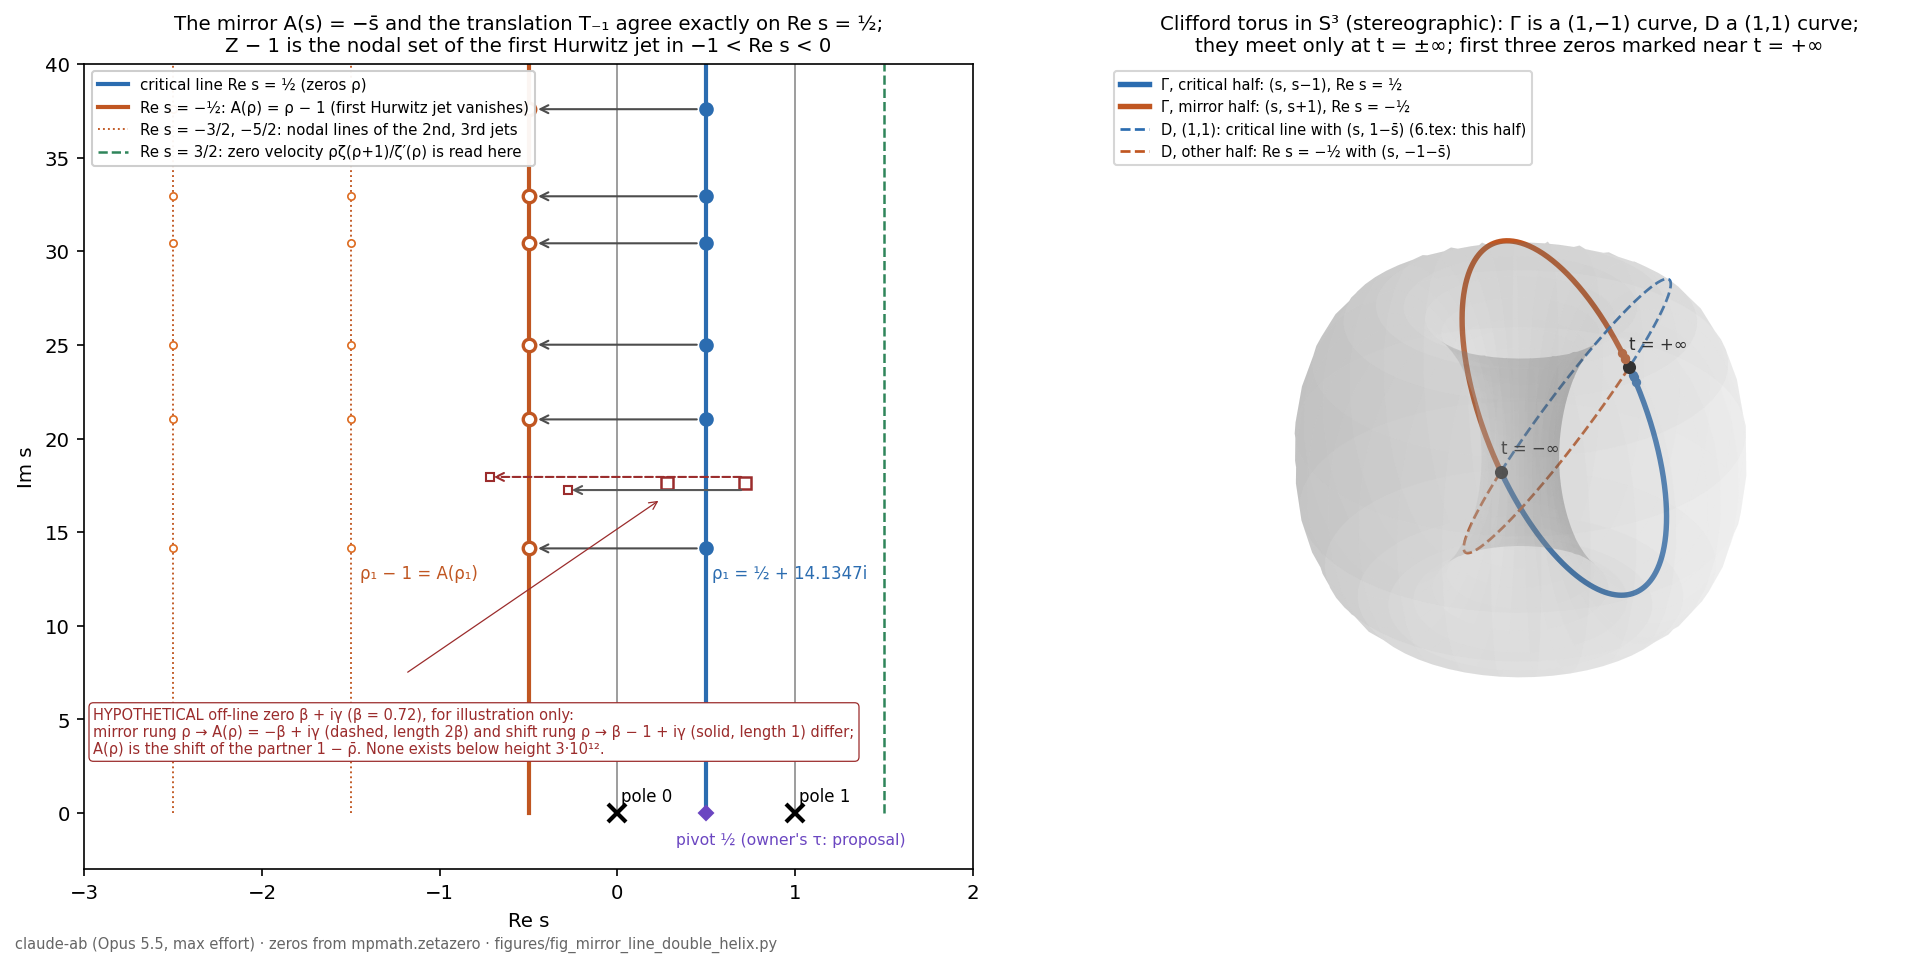

This figure's Python source:
#!/usr/bin/env python3
"""Figure 17.1 for note 17_: the mirror line Re s = -1/2 as the Hurwitz one-line shift, and the chiral pair of
circles on the Clifford torus.

Left panel (s-plane, exact positions of the first six zeros from mpmath.zetazero):
  critical line Re s = 1/2 with the zeros rho_k; the mirror/shift line Re s = -1/2 with rho_k - 1 = A(rho_k);
  the nodal lines of the 2nd and 3rd Hurwitz jets (Z - 2, Z - 3); the line Re s = 3/2 where the zero velocity
  rho zeta(rho+1)/zeta'(rho) is read; the poles 0 and 1 and the pivot 1/2.
  One HYPOTHETICAL off-line pair (drawn dashed, labelled) shows the crossing rungs of item 3:
  mirror A(rho) = -conj(rho) versus shift rho - 1.  No such zero exists below height 3*10^12 (Platt-Trudgian 2021).
Right panel (stereographic image of the Clifford torus |z1| = |z2| = 1/sqrt2 in S^3):
  Gamma(psi) = (e^{i psi}, -e^{-i psi})/sqrt2, a (1,-1) curve: critical line with the pairing (s, s-1) for
  |psi| < pi/2 (psi = atan 2t), mirror line with the pairing (s, s+1) for pi/2 < psi < 3pi/2;
  D(phi) = (e^{i phi}, e^{i phi})/sqrt2, a (1,1) curve: the critical line with the pairing (s, 1 - conj s)
  as in 6.tex (half of D) and the mirror line with its own reflection s -> -1 - conj s (other half).
  The two curves meet exactly at t = +inf and t = -inf.

claude-ab, model claude-opus-5-5 (Opus 5.5, maximum reasoning effort), 25 September 2026.
"""
import os
import numpy as np
import mpmath as mp
import matplotlib
matplotlib.use("Agg")
import matplotlib.pyplot as plt

HERE = os.path.dirname(os.path.abspath(__file__))
gam = [float(mp.im(mp.zetazero(k))) for k in range(1, 7)]

plt.rcParams.update({"font.size": 9.5, "font.family": "DejaVu Sans"})
fig = plt.figure(figsize=(13.2, 6.4))
ax = fig.add_subplot(1, 2, 1)
ymax = 40
# vertical lines
for x, col, lw, ls, lab in [(0.5, "#2b6cb0", 2.0, "-", "critical line Re s = ½ (zeros ρ)"),
                            (-0.5, "#c05621", 2.0, "-", "Re s = −½: A(ρ) = ρ − 1 (first Hurwitz jet vanishes)"),
                            (-1.5, "#c05621", 0.9, ":", "Re s = −3/2, −5/2: nodal lines of the 2nd, 3rd jets"),
                            (-2.5, "#c05621", 0.9, ":", None),
                            (1.5, "#2f855a", 1.2, "--", "Re s = 3/2: zero velocity ρζ(ρ+1)/ζ′(ρ) is read here"),
                            (0.0, "0.55", 0.8, "-", None), (1.0, "0.55", 0.8, "-", None)]:
    ax.plot([x, x], [0, ymax], color=col, lw=lw, ls=ls, label=lab)
for g in gam:
    ax.plot(0.5, g, "o", color="#2b6cb0", ms=6, zorder=5)
    ax.plot(-0.5, g, "o", mfc="white", mec="#c05621", mew=1.6, ms=6, zorder=5)
    ax.annotate("", xy=(-0.47, g), xytext=(0.47, g), arrowprops=dict(arrowstyle="->", color="0.3", lw=1.0))
    for m in (2, 3):
        ax.plot(0.5 - m, g, "o", mfc="white", mec="#dd6b20", mew=0.8, ms=3.5, zorder=4)
ax.text(0.53, gam[0] - 1.6, "ρ₁ = ½ + 14.1347i", fontsize=8, color="#2b6cb0")
ax.text(-1.45, gam[0] - 1.6, "ρ₁ − 1 = A(ρ₁)", fontsize=8, color="#c05621")
# poles and pivot
ax.plot([0, 1], [0, 0], "x", color="k", ms=9, mew=2)
ax.text(0.02, 0.6, "pole 0", fontsize=8); ax.text(1.02, 0.6, "pole 1", fontsize=8)
ax.plot(0.5, 0, "D", color="#6b46c1", ms=5)
ax.text(0.33, -1.7, "pivot ½ (owner's τ: proposal)", fontsize=7.5, color="#6b46c1")
# hypothetical off-line pair at height 18 (clearly labelled)
b, h = 0.72, 17.6
for x in (b, 1 - b):
    ax.plot(x, h, "s", mfc="none", mec="#9b2c2c", ms=6, mew=1.2)
ax.annotate("", xy=(-b, h + 0.35), xytext=(b, h + 0.35), arrowprops=dict(arrowstyle="->", color="#9b2c2c", ls="--", lw=1))
ax.annotate("", xy=(b - 1, h - 0.35), xytext=(b, h - 0.35), arrowprops=dict(arrowstyle="->", color="0.35", lw=1))
ax.plot([-b, b - 1], [h + 0.35, h - 0.35], "s", mfc="none", mec="#9b2c2c", ms=4)
ax.text(-2.95, 3.0, "HYPOTHETICAL off-line zero β + iγ (β = 0.72), for illustration only:\n"
        "mirror rung ρ → A(ρ) = −β + iγ (dashed, length 2β) and shift rung ρ → β − 1 + iγ (solid, length 1) differ;\n"
        "A(ρ) is the shift of the partner 1 − ρ̄. None exists below height 3·10¹².",
        fontsize=7, color="#9b2c2c", va="bottom",
        bbox=dict(boxstyle="round,pad=0.3", fc="white", ec="#9b2c2c", lw=0.6))
ax.annotate("", xy=(0.25, h - 0.8), xytext=(-1.2, 7.4), arrowprops=dict(arrowstyle="->", color="#9b2c2c", lw=0.6))
ax.set_xlim(-3.0, 2.0); ax.set_ylim(-3, ymax)
ax.set_xlabel("Re s"); ax.set_ylabel("Im s")
ax.set_title("The mirror A(s) = −s̄ and the translation T₋₁ agree exactly on Re s = ½;\nZ − 1 is the nodal set of the first Hurwitz jet in −1 < Re s < 0", fontsize=9.5)
ax.legend(fontsize=7.2, loc="upper left", framealpha=0.95)

# right panel: Clifford torus, stereographic projection from (z1, z2) = (0, i)
ax3 = fig.add_subplot(1, 2, 2, projection="3d")
def stereo(z1, z2):
    x1, y1, x2, y2 = np.real(z1), np.imag(z1), np.real(z2), np.imag(z2)
    d = 1 - y2
    return x1 / d, y1 / d, x2 / d
u, v = np.meshgrid(np.linspace(0, 2 * np.pi, 60), np.linspace(0, 2 * np.pi, 60))
X, Y, Zc = stereo(np.exp(1j * u) / np.sqrt(2), np.exp(1j * v) / np.sqrt(2))
ax3.plot_surface(X, Y, Zc, color="0.85", alpha=0.18, linewidth=0, rasterized=True)
def curve(psi, kind):
    if kind == "Gamma":
        return stereo(np.exp(1j * psi) / np.sqrt(2), -np.exp(-1j * psi) / np.sqrt(2))
    return stereo(np.exp(1j * psi) / np.sqrt(2), np.exp(1j * psi) / np.sqrt(2))
p1 = np.linspace(-np.pi / 2, np.pi / 2, 400)
p2 = np.linspace(np.pi / 2, 3 * np.pi / 2, 400)
ax3.plot(*curve(p1, "Gamma"), color="#2b6cb0", lw=2.6, label="Γ, critical half: (s, s−1), Re s = ½")
ax3.plot(*curve(p2, "Gamma"), color="#c05621", lw=2.6, label="Γ, mirror half: (s, s+1), Re s = −½")
ax3.plot(*curve(p1, "D"), color="#2b6cb0", lw=1.3, ls="--", label="D, (1,1): critical line with (s, 1−s̄) (6.tex: this half)")
ax3.plot(*curve(p2, "D"), color="#c05621", lw=1.3, ls="--", label="D, other half: Re s = −½ with (s, −1−s̄)")
for psi, lab in [(np.pi / 2, "t = +∞"), (-np.pi / 2, "t = −∞")]:
    P = curve(np.array([psi]), "Gamma")
    ax3.scatter(*P, color="k", s=28, zorder=6)
    ax3.text(P[0][0], P[1][0], P[2][0] + 0.12, lab, fontsize=8)
for g in gam[:3]:
    ph = np.arctan(2 * g)
    ax3.scatter(*curve(np.array([ph]), "Gamma"), color="#2b6cb0", s=12)
    ax3.scatter(*curve(np.array([np.pi - ph]), "Gamma"), color="#c05621", s=12)
ax3.set_title("Clifford torus in S³ (stereographic): Γ is a (1,−1) curve, D a (1,1) curve;\n"
              "they meet only at t = ±∞; first three zeros marked near t = +∞", fontsize=9.5)
ax3.legend(fontsize=7, loc="upper left")
ax3.set_axis_off()
ax3.view_init(elev=28, azim=-60)
fig.text(0.01, 0.005, "claude-ab (Opus 5.5, max effort) · zeros from mpmath.zetazero · figures/fig_mirror_line_double_helix.py",
         fontsize=7, color="0.4")
fig.tight_layout()
for ext in ("png", "svg"):
    fig.savefig(os.path.join(HERE, "fig_mirror_line_double_helix." + ext), dpi=150, bbox_inches="tight")
print("saved")
